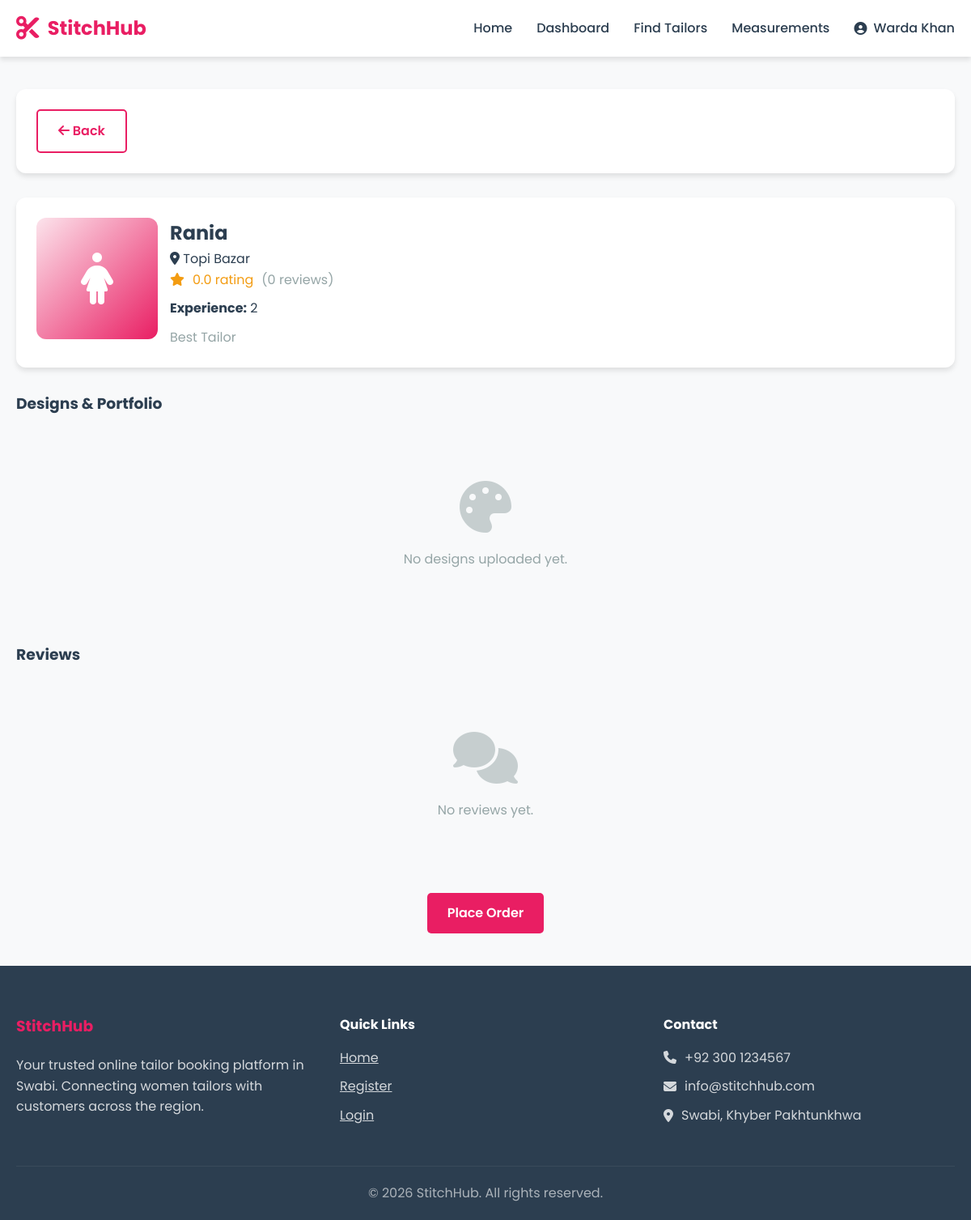
The app's page /customer/tailor/4 (signed in) with its own data.
### models.py (models this page shows, shortened)
class User(db.Model, UserMixin):
    __tablename__ = 'users'
    id = db.Column(db.Integer, primary_key=True, autoincrement=True)
    name = db.Column(db.String(100), nullable=False)
    email = db.Column(db.String(100), nullable=False, unique=True)
    password = db.Column(db.String(255), nullable=False)
    role = db.Column(db.String(20), nullable=False, default='customer')
    phone = db.Column(db.String(20))
    phone_verified = db.Column(db.Boolean, default=False)
    is_verified = db.Column(db.Boolean, default=False)
    address = db.Column(db.Text)
    bio = db.Column(db.Text)
    profile_pic = db.Column(db.String(255), default='default.png')
    is_active = db.Column(db.Boolean, default=True)
    created_at = db.Column(db.DateTime, default=datetime.utcnow)
    updated_at = db.Column(db.DateTime, default=datetime.utcnow, onupdate=datetime.utcnow)
    orders_placed = db.relationship('Order', foreign_keys='Order.customer_id', lazy='dynamic')
    orders_received = db.relationship('Order', foreign_keys='Order.tailor_id', lazy='dynamic')
    measurements = db.relationship('Measurement', lazy='dynamic')
    tailor_profile = db.relationship('TailorProfile', backref='user', uselist=False)
    def get_rating(self):
        reviews = Review.query.filter_by(tailor_id=self.id).all()
        if not reviews:
            return 0
        return sum(r.rating for r in reviews) / len(reviews)

class TailorProfile(db.Model):
    __tablename__ = 'tailor_profiles'
    id = db.Column(db.Integer, primary_key=True, autoincrement=True)
    user_id = db.Column(db.Integer, db.ForeignKey('users.id', ondelete='CASCADE'), nullable=False, unique=True)
    cnic = db.Column(db.String(20))
    experience = db.Column(db.String(50))
    location = db.Column(db.String(100))
    gender = db.Column(db.String(20), default='female')
    bio = db.Column(db.Text)
    verification_status = db.Column(db.String(20), default='pending')
    cnic_image = db.Column(db.String(255))
    created_at = db.Column(db.DateTime, default=datetime.utcnow)
    updated_at = db.Column(db.DateTime, default=datetime.utcnow, onupdate=datetime.utcnow)

### app/routes/customer.py (the view)
@customer_bp.route('/tailor/<int:tailor_id>')
@login_required
@customer_required
def tailor_profile(tailor_id):
    tailor = User.query.get_or_404(tailor_id)
    if tailor.role != 'tailor':
        flash('Invalid tailor.', 'danger')
        return redirect(url_for('customer.tailors'))
    profile = TailorProfile.query.filter_by(user_id=tailor_id).first()
    if not profile or profile.verification_status != 'verified':
        flash('Tailor not found or not verified.', 'danger')
        return redirect(url_for('customer.tailors'))
    designs = Design.query.filter_by(tailor_id=tailor_id).all()
    reviews = Review.query.filter_by(tailor_id=tailor_id).order_by(Review.created_at.desc()).limit(10).all()
    rating = tailor.get_rating()
    return render_template('customer/tailor_profile.html', tailor=tailor, profile=profile, designs=designs, reviews=reviews, rating=rating)

### templates/customer/tailor_profile.html (shortened to what this page needs)
{% extends "base.html" %}
{% block content %}
<div class="container">
    <div class="card mb-3">
        <div class="d-flex align-center gap-2">
            <a href="{{ url_for('customer.tailors') }}" class="btn btn-outline"><i class="fas fa-arrow-left"></i> Back</a>
        </div>
    </div>
    <div class="card">
        <div class="d-flex gap-2" style="align-items: flex-start;">
            <div style="width: 150px; height: 150px; background: linear-gradient(135deg, var(--primary-light), var(--primary-color)); border-radius: 12px; display: flex; align-items: center; justify-content: center; font-size: 4rem; color: var(--white); flex-shrink: 0;">
                <i class="fas fa-female"></i>
            </div>
            <div style="flex: 1;">
                <h2>{{ tailor.name }}</h2>
                <p><i class="fas fa-map-marker-alt"></i> {{ profile.location }}</p>
                <div class="tailor-rating">
                    <i class="fas fa-star"></i>
                    <span>{{ "%.1f"|format(rating) }} rating</span>
                    <span class="text-muted">({{ reviews|length }} reviews)</span>
                </div>
                {% if profile.experience %}
                <p class="mt-1"><strong>Experience:</strong> {{ profile.experience }}</p>
                {% endif %}
                {% if profile.bio %}
                <p class="mt-1 text-muted">{{ profile.bio }}</p>
                {% endif %}
            </div>
        </div>
    </div>
    <h3 class="mt-3 mb-2">Designs & Portfolio</h3>
    {% if designs %}
    <div class="design-grid">
        {% for design in designs %}
        <div class="design-card">
            <div class="design-image">
                {% if design.image_url %}
                <img src="{{ design.image_url }}" alt="{{ design.title }}" style="width: 100%; height: 100%; object-fit: cover;">
                {% else %}
                <i class="fas fa-tshirt"></i>
                {% endif %}
            </div>
            <div class="design-info">
                <h4 class="design-title">{{ design.title }}</h4>
                <p class="design-category">{{ design.category }}</p>
                <p class="design-price">PKR {{ design.price }}</p>
            </div>
        </div>
        {% endfor %}
    </div>
    {% else %}
    <div class="empty-state">
        <i class="fas fa-palette"></i>
        <p>No designs uploaded yet.</p>
    </div>
    {% endif %}
    <h3 class="mt-3 mb-2">Reviews</h3>
    {% if reviews %}
    {% for review in reviews %}
    <div class="card mb-2">
        <div class="d-flex justify-between">
            <div>
                <strong>{{ review.customer.name }}</strong>
                <div class="rating mt-1">
                    {% for i in range(5) %}
                    <i class="fas fa-star {% if i < review.rating %}text-warning{% else %}text-muted{% endif %}"></i>
                    {% endfor %}
                </div>
            </div>
            <div class="text-muted">{{ review.created_at.strftime('%Y-%m-%d') }}</div>
        </div>
        {% if review.comment %}
        <p class="mt-1 text-muted">{{ review.comment }}</p>
        {% endif %}
    </div>
    {% endfor %}
    {% else %}
    <div class="empty-state">
        <i class="fas fa-comments"></i>
        <p>No reviews yet.</p>
    </div>
    {% endif %}
    <div class="text-center mt-3">
        <a href="{{ url_for('customer.place_order', tailor_id=tailor.id) }}" class="btn btn-primary btn-lg">Place Order</a>
    </div>
</div>
{% endblock %}

### templates/base.html (shortened to what this page needs)
<!DOCTYPE html>
<html lang="en">
<head>
    <link rel="stylesheet" href="{{ url_for('static', filename='css/style.css') }}">
    <link rel="stylesheet" href="https://cdnjs.cloudflare.com/ajax/libs/font-awesome/6.4.0/css/all.min.css">
</head>
<body>
    <nav class="navbar">
        <div class="container">
            <div class="logo">
                <i class="fas fa-scissors"></i>
                <span>StitchHub</span>
            </div>
            <ul class="nav-links">
                <li><a href="{{ url_for('index') }}">Home</a></li>
                {% if current_user.is_authenticated %}
                    {% if current_user.role == 'admin' %}
                        <li><a href="{{ url_for('admin.dashboard') }}">Dashboard</a></li>
                        <li><a href="{{ url_for('admin.tailors') }}">Tailors</a></li>
                        <li><a href="{{ url_for('admin.orders') }}">Orders</a></li>
                    {% elif current_user.role == 'tailor' %}
                        <li><a href="{{ url_for('tailor.dashboard') }}">Dashboard</a></li>
                        <li><a href="{{ url_for('tailor.designs') }}">Designs</a></li>
                        <li><a href="{{ url_for('tailor.orders') }}">Orders</a></li>
                    {% else %}
                        <li><a href="{{ url_for('customer.dashboard') }}">Dashboard</a></li>
                        <li><a href="{{ url_for('customer.tailors') }}">Find Tailors</a></li>
                        <li><a href="{{ url_for('customer.measurements') }}">Measurements</a></li>
                    {% endif %}
                    <li class="user-menu">
                        <a href="#" class="user-toggle">
                            <i class="fas fa-user-circle"></i> {{ current_user.name }}
                        </a>
                    </li>
                {% else %}
                    <li><a href="{{ url_for('auth.login') }}">Login</a></li>
                    <li><a href="{{ url_for('auth.register') }}" class="btn btn-primary">Register</a></li>
                {% endif %}
            </ul>
        </div>
    </nav>
    <main>
        {% block content %}{% endblock %}
    </main>
    <footer class="footer">
        <div class="container">
            <div class="footer-content">
                <div class="footer-section">
                    <h3>StitchHub</h3>
                    <p>Your trusted online tailor booking platform in Swabi. Connecting women tailors with customers across the region.</p>
                </div>
                <div class="footer-section">
                    <h4>Quick Links</h4>
                    <ul>
                        <li><a href="{{ url_for('index') }}">Home</a></li>
                        <li><a href="{{ url_for('auth.register') }}">Register</a></li>
                        <li><a href="{{ url_for('auth.login') }}">Login</a></li>
                    </ul>
                </div>
                <div class="footer-section">
                    <h4>Contact</h4>
                    <p><i class="fas fa-phone"></i> +92 300 1234567</p>
                    <p><i class="fas fa-envelope"></i> info@stitchhub.com</p>
                    <p><i class="fas fa-map-marker-alt"></i> Swabi, Khyber Pakhtunkhwa</p>
                </div>
            </div>
            <div class="footer-bottom">
                <p>&copy; 2026 StitchHub. All rights reserved.</p>
            </div>
        </div>
    </footer>
</body>
</html>

### static/css/style.css (style rules this page uses)
:root { --primary-color: #e91e63; --primary-dark: #c2185b; --primary-light: #fce4ec; --secondary-color: #2c3e50; --accent-color: #ff6b6b; --success-color: #27ae60; --warning-color: #f39c12; --danger-color: #e74c3c; --info-color: #3498db; --light-color: #ecf0f1; --dark-color: #2c3e50; --gray-color: #95a5a6; --white: #ffffff; --shadow: 0 4px 6px rgba(0, 0, 0, 0.1); --shadow-lg: 0 10px 25px rgba(0, 0, 0, 0.15); --transition: all 0.3s ease; }
* { margin: 0; padding: 0; box-sizing: border-box; }
body { font-family: 'Poppins', sans-serif; background-color: #f8f9fa; color: var(--secondary-color); line-height: 1.6; min-height: 100vh; display: flex; flex-direction: column; }
.container { max-width: 1200px; margin: 0 auto; padding: 0 20px; }
.navbar { background: var(--white); box-shadow: var(--shadow); position: sticky; top: 0; z-index: 1000; }
.navbar .container { display: flex; justify-content: space-between; align-items: center; height: 70px; }
.logo { display: flex; align-items: center; gap: 10px; font-size: 1.5rem; font-weight: 700; color: var(--primary-color); }
.logo i { font-size: 1.8rem; }
.nav-links { display: flex; list-style: none; align-items: center; gap: 30px; }
.nav-links a { text-decoration: none; color: var(--secondary-color); font-weight: 500; transition: var(--transition); }
.btn { padding: 12px 25px; border: none; border-radius: 5px; cursor: pointer; font-weight: 600; text-decoration: none; display: inline-block; transition: var(--transition); }
.btn-primary { background: var(--primary-color); color: var(--white); }
.btn-outline { border: 2px solid var(--primary-color); color: var(--primary-color); background: transparent; }
.user-menu { position: relative; }
.user-toggle { display: flex; align-items: center; gap: 8px; cursor: pointer; }
main { flex: 1; padding: 40px 0; }
.card { background: var(--white); border-radius: 12px; box-shadow: var(--shadow); padding: 25px; transition: var(--transition); }
.tailor-rating { display: flex; align-items: center; gap: 10px; color: var(--warning-color); }
.empty-state { text-align: center; padding: 60px 20px; color: var(--gray-color); }
.empty-state i { font-size: 4rem; margin-bottom: 20px; opacity: 0.5; }
.footer { background: var(--secondary-color); color: var(--white); padding: 60px 0 20px; margin-top: auto; }
.footer-content { display: grid; grid-template-columns: repeat(auto-fit, minmax(250px, 1fr)); gap: 40px; margin-bottom: 40px; }
.footer-section h3 { color: var(--primary-color); margin-bottom: 20px; }
.footer-section h4 { margin-bottom: 15px; }
.footer-section ul { list-style: none; }
.footer-section ul li { margin-bottom: 10px; }
.footer-section a { color: var(--white); opacity: 0.8; transition: var(--transition); }
.footer-section p { display: flex; align-items: center; gap: 10px; margin-bottom: 10px; opacity: 0.8; }
.footer-bottom { text-align: center; padding-top: 20px; border-top: 1px solid rgba(255, 255, 255, 0.1); opacity: 0.6; }
.text-center { text-align: center; }
.text-muted { color: var(--gray-color); }
.mt-1 { margin-top: 10px; }
.mt-3 { margin-top: 30px; }
.mb-2 { margin-bottom: 20px; }
.mb-3 { margin-bottom: 30px; }
.d-flex { display: flex; }
.align-center { align-items: center; }
.gap-2 { gap: 15px; }

### records on screen
User: name "Warda Khan"
User: name "Rania"
TailorProfile: location "Topi Bazar", experience "2", bio "Best Tailor"

### other values on screen
{{ "%.1f"|format(rating) }} "0.0"
{{ reviews|length }} "0"
